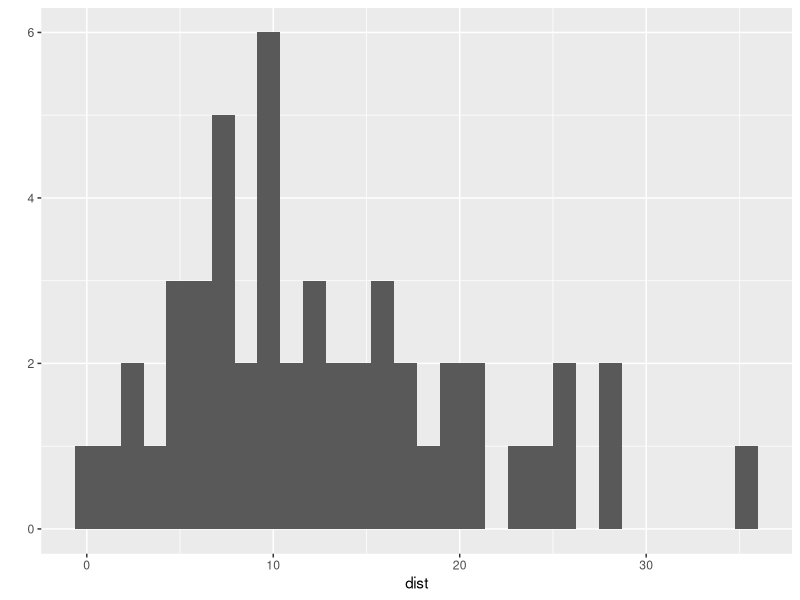
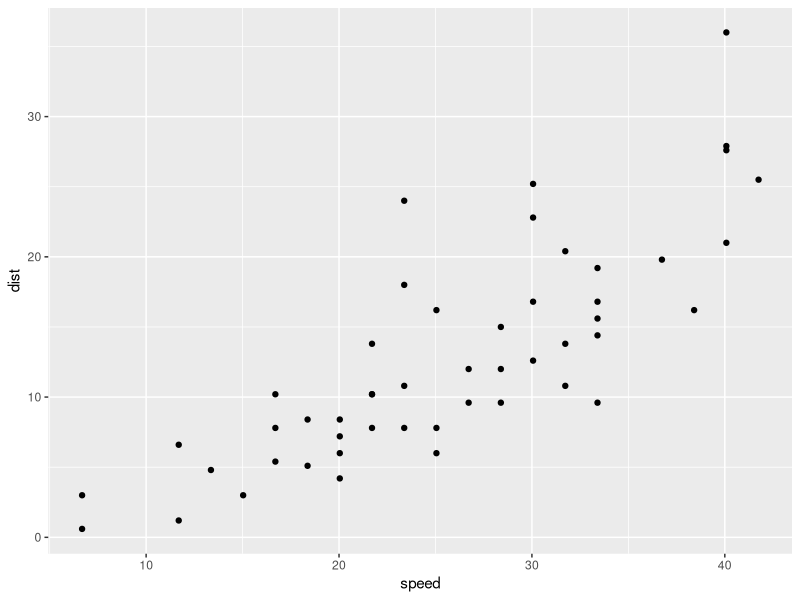
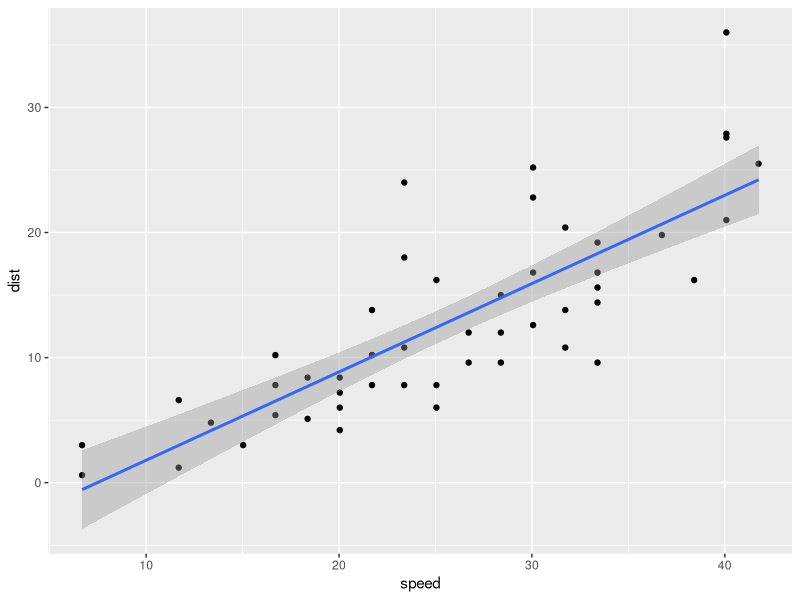

Here is the R script that generated these plots, in order:
library("psych")
library("dplyr")
library("ggplot2")
library("GGally")

d <- cars
glimpse(d)
head(d)
tail(d)
describe(d)
ncol(d)
nrow(d)
str(d)

mean(d$speed)

d2 <- mutate(d, speed=speed*1.67, dist=0.3*dist, ratio=dist/speed)
glimpse(d2)

qplot(data=d2, dist)
qplot(data=d2, speed, dist)

model <- lm(data=d2, dist~speed)
model

beta_hat <- coef(model)
beta_hat
eps_hat <- residuals(model)
eps_hat

y <- d2$dist
y_hat <- fitted(model)

RSS <- deviance(model)
RSS
TSS <- sum(y-mean(y)^2)
TSS
ESS <- TSS-RSS
ESS
R2 <- ESS/TSS
R2
cor(y, y_hat)^2
model.matrix(model)

nd <- data.frame(speed=c(50, 30))
predict(model, nd)                 
qplot(data=d2, speed, dist)+ stat_smooth(method="lm")
